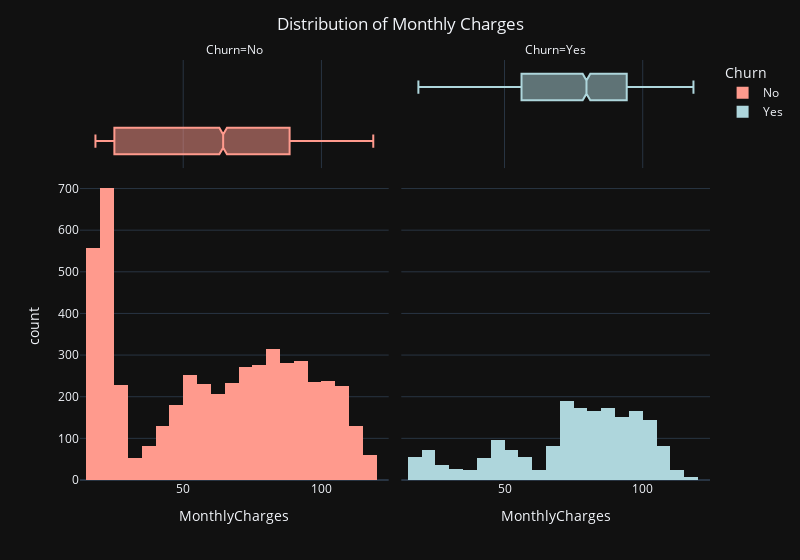

Write notebook code for a chart like this one.
### Code cell
fig = px.histogram(data_frame=main_df, x='MonthlyCharges', facet_col='Churn', facet_col_wrap=2, color='Churn', 
                    width=800, color_discrete_sequence=['#ff9a8d', '#aed6dc'], marginal='box', 
                    nbins=25, template='plotly_dark')
fig.update_layout(title='Distribution of Monthly Charges', title_x = 0.5)

### Figure 1 — Plotly figure (JSON) as saved in the notebook; plotly's stock layout.template omitted (floating-point values rounded to 4 significant figures; data arrays with more than 128 entries replaced by an {"elided": "..."} marker saying what was removed)
{"data": [{"alignmentgroup": "True", "bingroup": "x", "hovertemplate": "Churn=No<br>MonthlyCharges=%{x}<br>count=%{y}<extra></extra>", "legendgroup": "No", "marker": {"color": "#ff9a8d", "pattern": {"shape": ""}}, "name": "No", "nbinsx": 25, "offsetgroup": "No", "orientation": "v", "showlegend": true, "type": "histogram", "x": {"elided": "5163 float values"}, "xaxis": "x", "yaxis": "y"}, {"alignmentgroup": "True", "hovertemplate": "Churn=No<br>MonthlyCharges=%{x}<extra></extra>", "legendgroup": "No", "marker": {"color": "#ff9a8d"}, "name": "No", "notched": true, "offsetgroup": "No", "showlegend": false, "type": "box", "x": {"elided": "5163 float values"}, "xaxis": "x3", "yaxis": "y3"}, {"alignmentgroup": "True", "bingroup": "x", "hovertemplate": "Churn=Yes<br>MonthlyCharges=%{x}<br>count=%{y}<extra></extra>", "legendgroup": "Yes", "marker": {"color": "#aed6dc", "pattern": {"shape": ""}}, "name": "Yes", "nbinsx": 25, "offsetgroup": "Yes", "orientation": "v", "showlegend": true, "type": "histogram", "x": {"elided": "1869 float values"}, "xaxis": "x2", "yaxis": "y2"}, {"alignmentgroup": "True", "hovertemplate": "Churn=Yes<br>MonthlyCharges=%{x}<extra></extra>", "legendgroup": "Yes", "marker": {"color": "#aed6dc"}, "name": "Yes", "notched": true, "offsetgroup": "Yes", "showlegend": false, "type": "box", "x": {"elided": "1869 float values"}, "xaxis": "x4", "yaxis": "y4"}], "layout": {"annotations": [{"font": {}, "showarrow": false, "text": "Churn=No", "x": 0.245, "xanchor": "center", "xref": "paper", "y": 1, "yanchor": "bottom", "yref": "paper"}, {"font": {}, "showarrow": false, "text": "Churn=Yes", "x": 0.755, "xanchor": "center", "xref": "paper", "y": 1, "yanchor": "bottom", "yref": "paper"}], "barmode": "relative", "legend": {"title": {"text": "Churn"}, "tracegroupgap": 0}, "margin": {"t": 60}, "title": {"text": "Distribution of Monthly Charges", "x": 0.5}, "width": 800, "xaxis": {"anchor": "y", "domain": [0, 0.49], "title": {"text": "MonthlyCharges"}}, "xaxis2": {"anchor": "y2", "domain": [0.51, 1], "matches": "x", "title": {"text": "MonthlyCharges"}}, "xaxis3": {"anchor": "y3", "domain": [0, 0.49], "matches": "x", "showgrid": true, "showticklabels": false}, "xaxis4": {"anchor": "y4", "domain": [0.51, 1], "matches": "x", "showgrid": true, "showticklabels": false}, "yaxis": {"anchor": "x", "domain": [0, 0.7326], "title": {"text": "count"}}, "yaxis2": {"anchor": "x2", "domain": [0, 0.7326], "matches": "y", "showticklabels": false}, "yaxis3": {"anchor": "x3", "domain": [0.7426, 1], "matches": "y3", "showgrid": false, "showline": false, "showticklabels": false, "ticks": ""}, "yaxis4": {"anchor": "x4", "domain": [0.7426, 1], "matches": "y3", "showgrid": false, "showline": false, "showticklabels": false, "ticks": ""}}}
